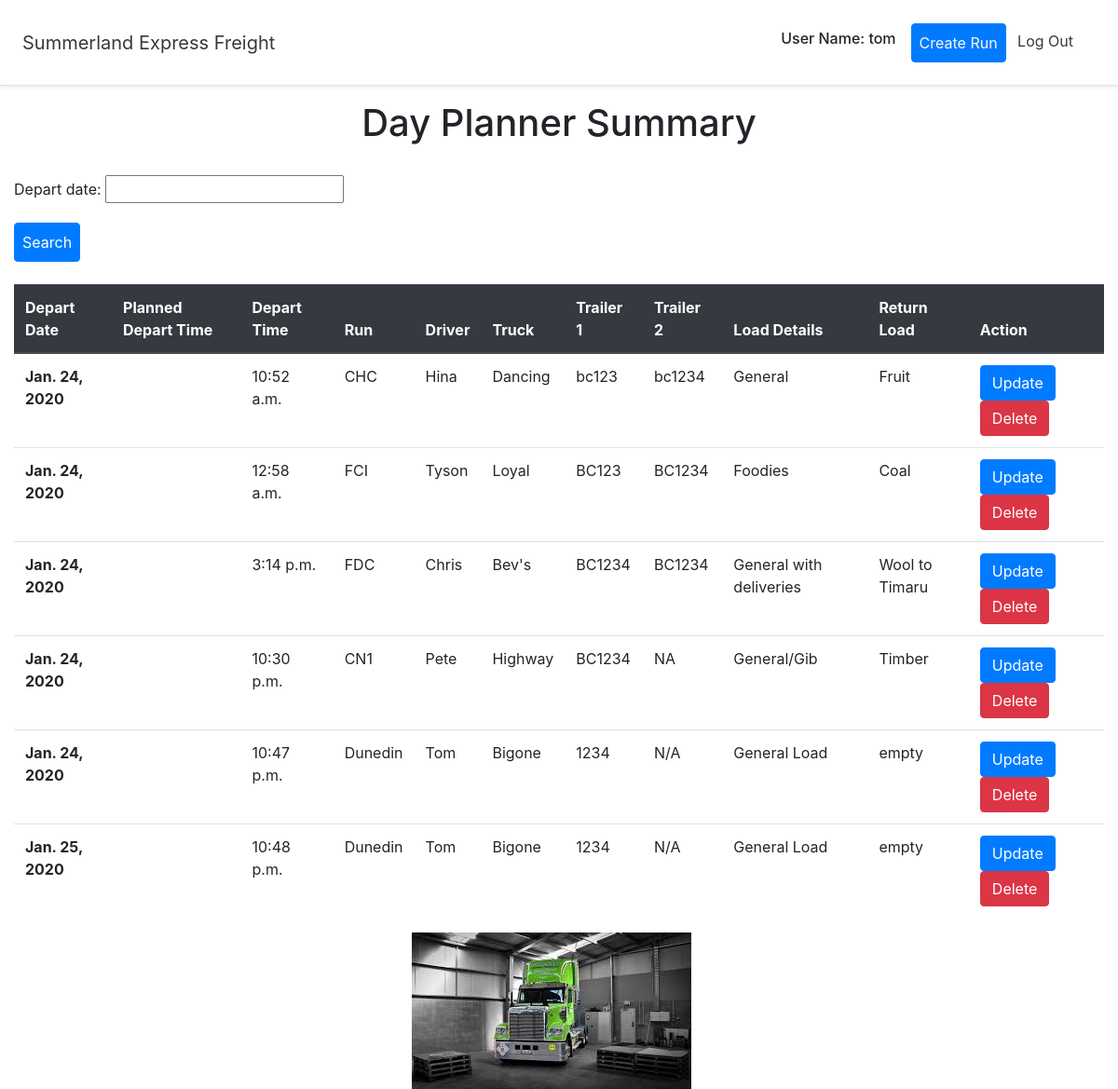
/ (signed in), run on the app's committed database.
### Runs/models.py (models this page shows)
class Runs(models.Model):
    run = models.CharField(max_length=10)
    driver = models.CharField(max_length=50)
    truck = models.CharField(max_length=50)
    trailer_1 = models.CharField(max_length=50)
    trailer_2 = models.CharField(max_length=50)
    load_comments = models.CharField(max_length=255)
    return_load_comments = models.CharField(max_length=255)
    depart_date = models.DateField()
    depart_time = models.TimeField()
    user = models.ForeignKey(User, on_delete=models.CASCADE)
    objects = models.Manager()
    Planned_depart_time = models.TimeField()

### Runs/views.py (the view)
# urls.py: path('', views.detail_run.as_view(), name='detail_run' ),
class detail_run(ListView):
    model = Runs
    runset = Runs.objects.all()
    template_name ='Runs/detail.html'
    def get_context_data(self, **kwargs):
        context = super().get_context_data(**kwargs)
        context['filter'] =   filter_runs(self.request.GET, queryset=self.get_queryset())
        return context

### Runs/templates/Runs/detail.html
{% extends 'Runs/base.html' %}
{% load static %}
{% block content %}
<div class="container-fluid pt-3">
    <h1 class="text-center">Day Planner Summary</h1>
    <br>
    <form action="" method="get">
    {{filter.form.as_p}}
    <button type="submit" class="btn btn-primary p-2">Search</button>
    </form>
    <br>
    <table class="table">
        <thead class="thead-dark">
          <tr>
            <th scope="col">Depart Date</th>
            <th scope="col">Planned Depart Time</th>
            <th scope="col">Depart Time</th>
            <th scope="col">Run</th>
            <th scope="col">Driver</th>
            <th scope="col">Truck</th>
            <th scope="col">Trailer 1</th>
            <th scope="col">Trailer 2</th>
            <th scope="col">Load Details</th>
            <th scope="col">Return Load</th>
            <th scope="col">Action</th>
          </tr>
        </thead>
        <tbody>
            {% for run in filter.qs %}
          <tr>
            <th scope="row">{{ run.depart_date }}</th>
            <td>{{ run.planned_depart_time }}</td>
            <td>{{ run.depart_time }}</td>
            <td>{{ run.run }}</td>
            <td>{{ run.driver }}</td>
            <td>{{ run.truck }}</td>
            <td>{{ run.trailer_1 }}</td>
            <td>{{ run.trailer_2 }}</td>
            <td>{{ run.load_comments }}</td>
            <td>{{ run.return_load_comments }}</td>
            {% if user.is_authenticated %}
            <td><a href="{% url 'update_run' run.id %}" class="btn btn-primary">Update</a> <a href="{% url 'delete_run' run.id %}" class="btn btn-danger">Delete</a> </td>
            {% endif %}
          </tr>
          {% endfor %}
        </tbody>
      </table>
</div>
    <div class="d-flex justify-content-center">
        <img class='mr-3 align-self-center' src="{% static 'images.jpg' %}" alt="">
    </div>
{% endblock content %}

### Runs/templates/Runs/base.html (shortened to what this page needs)
<!doctype html>
<html lang="en">
{% load static %}
<head>
  <link rel="stylesheet" href="https://stackpath.bootstrapcdn.com/bootstrap/4.2.1/css/bootstrap.min.css">
  <link href="{% static 'custom.css' %}" rel="stylesheet">
</head>
<body>
  <div class="d-flex flex-column flex-md-row align-items-center p-3 px-md-4 bg-white border-bottom shadow-sm">
    <h5 class="my-0 mr-md-auto font-weight-normal"><a href="{% url 'detail_run' %}" class="text-dark">Summerland Express Freight</a></h5>
    <h6 class="p-3">User Name: {{ user }}</h6>
    <nav class="my-2 my-md-0 mr-md-3">
      {% if user.is_authenticated %}
      <a class=" btn btn-primary p-2 text-light" href="{% url 'create_run' %}">Create Run</a>
      <a class="p-2 text-dark" href="{% url 'logout' %}">Log Out</a>
      {% else %}
      <a class="p-2 text-dark" href="{% url 'login' %}">Log In</a>
      {% endif %}
    </nav>
  </div>
  {% block content %}
  {% endblock %}
  <link href="https://unpkg.com/gijgo@1.9.13/css/gijgo.min.css" rel="stylesheet" type="text/css" />
</body>
</html>

### data on the page
Runs: depart_date "Jan. 24, 2020", depart_time "10:52 a.m.", run "CHC", driver "Hina", truck "Dancing", trailer_1 "bc123", trailer_2 "bc1234", load_comments "General", return_load_comments "Fruit"
Runs: depart_date "Jan. 24, 2020", depart_time "12:58 a.m.", run "FCI", driver "Tyson", truck "Loyal", trailer_1 "BC123", trailer_2 "BC1234", load_comments "Foodies", return_load_comments "Coal"
Runs: depart_date "Jan. 24, 2020", depart_time "3:14 p.m.", run "FDC", driver "Chris", truck "Bev's", trailer_1 "BC1234", trailer_2 "BC1234", load_comments "General with deliveries", return_load_comments "Wool to Timaru"
Runs: depart_date "Jan. 24, 2020", depart_time "10:30 p.m.", run "CN1", driver "Pete", truck "Highway", trailer_1 "BC1234", trailer_2 "NA", load_comments "General/Gib", return_load_comments "Timber"
Runs: depart_date "Jan. 24, 2020", depart_time "10:47 p.m.", run "Dunedin", driver "Tom", truck "Bigone", trailer_1 "1234", trailer_2 "N/A", load_comments "General Load", return_load_comments "empty"
Runs: depart_date "Jan. 25, 2020", depart_time "10:48 p.m.", run "Dunedin", driver "Tom", truck "Bigone", trailer_1 "1234", trailer_2 "N/A", load_comments "General Load", return_load_comments "empty"

### other printed values
{{ user }} "tom"
